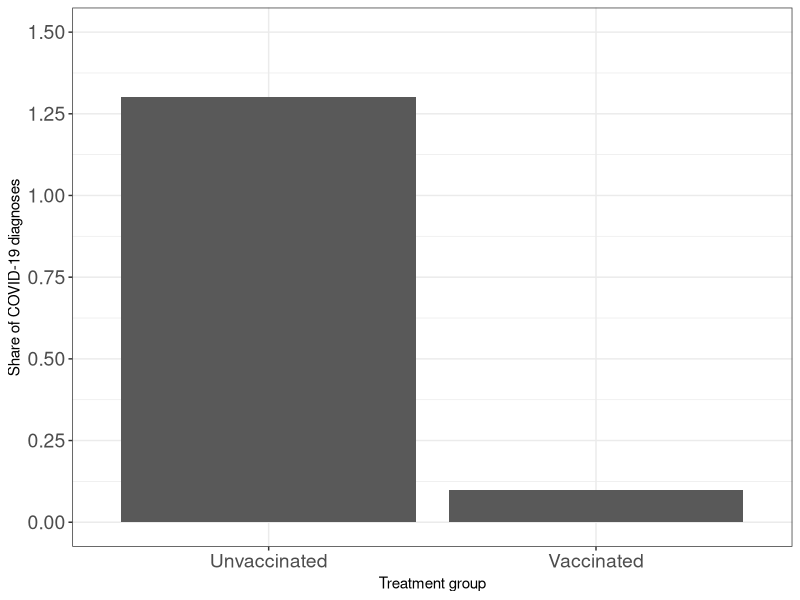
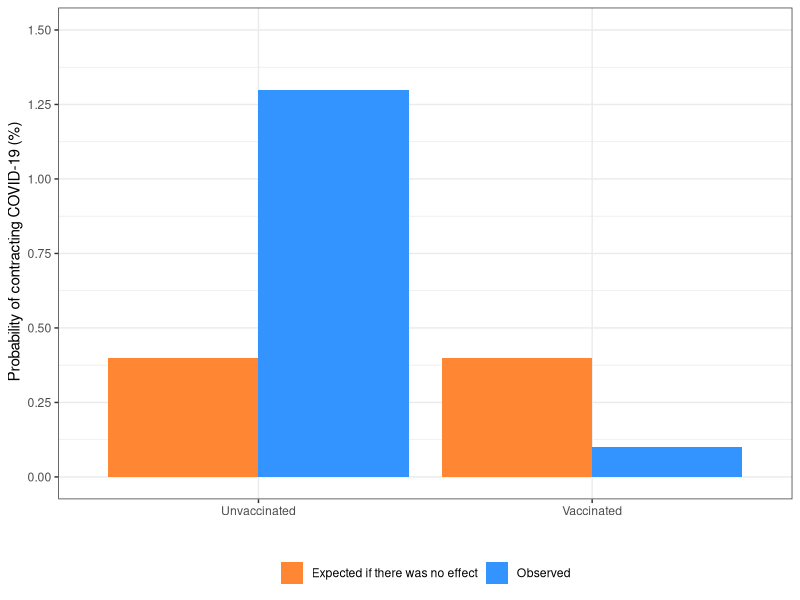
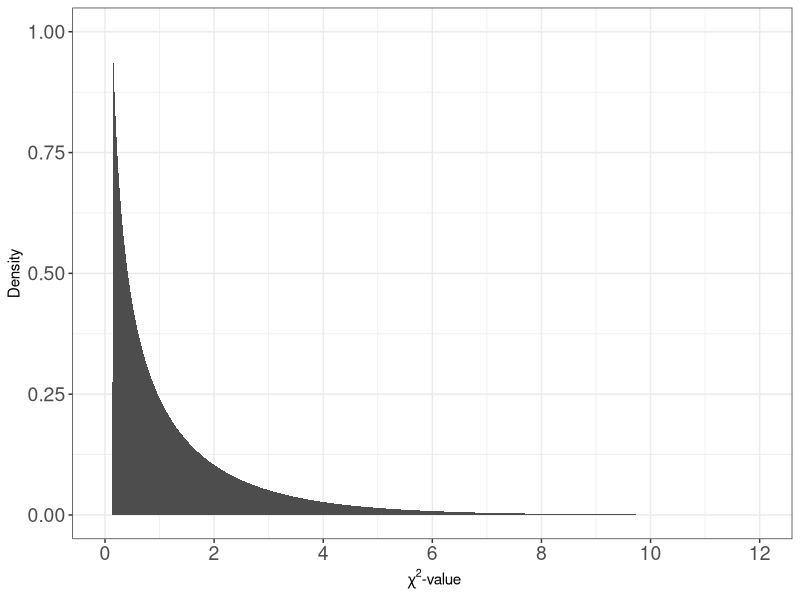
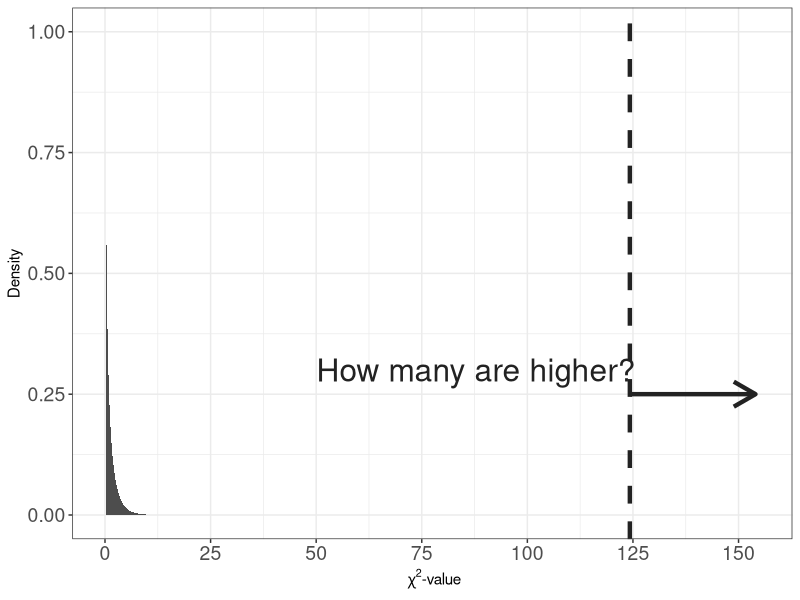
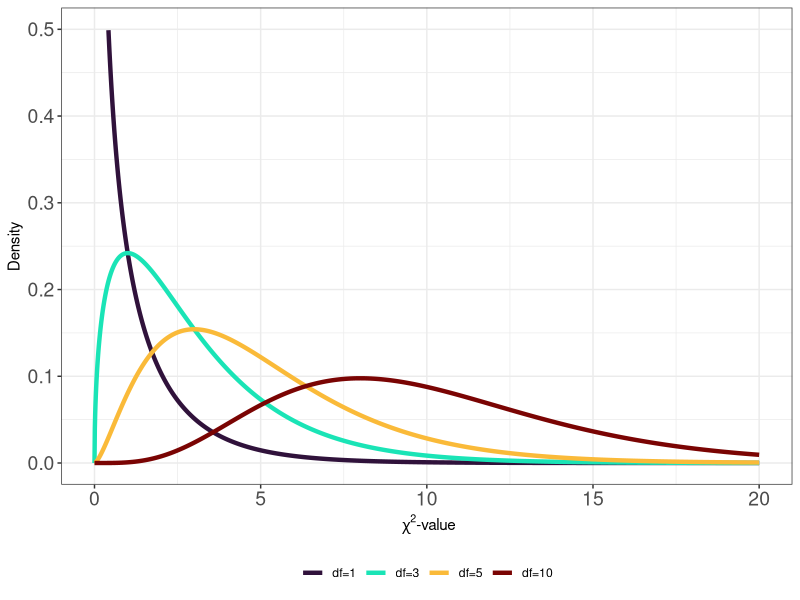
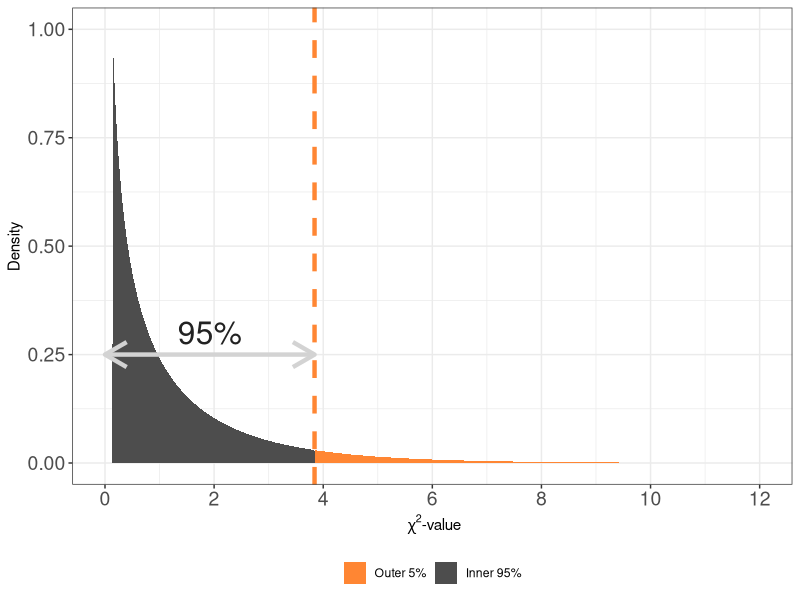
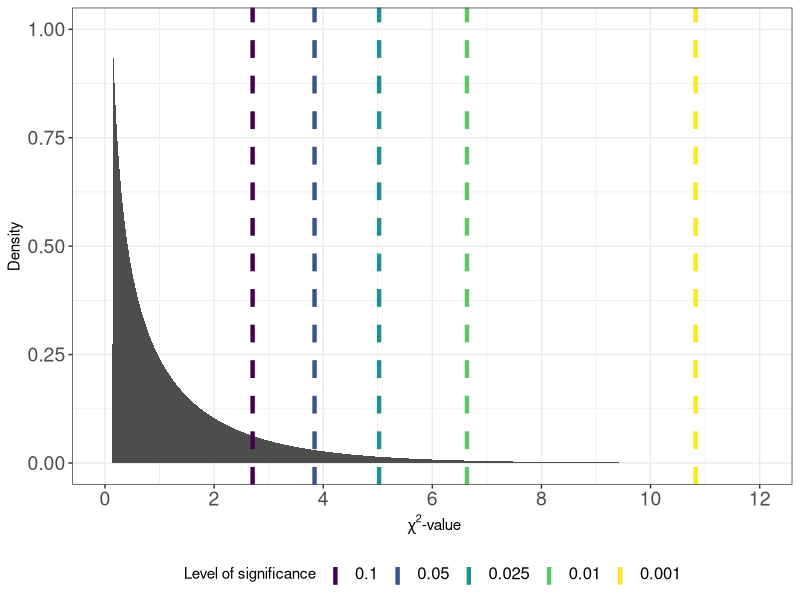
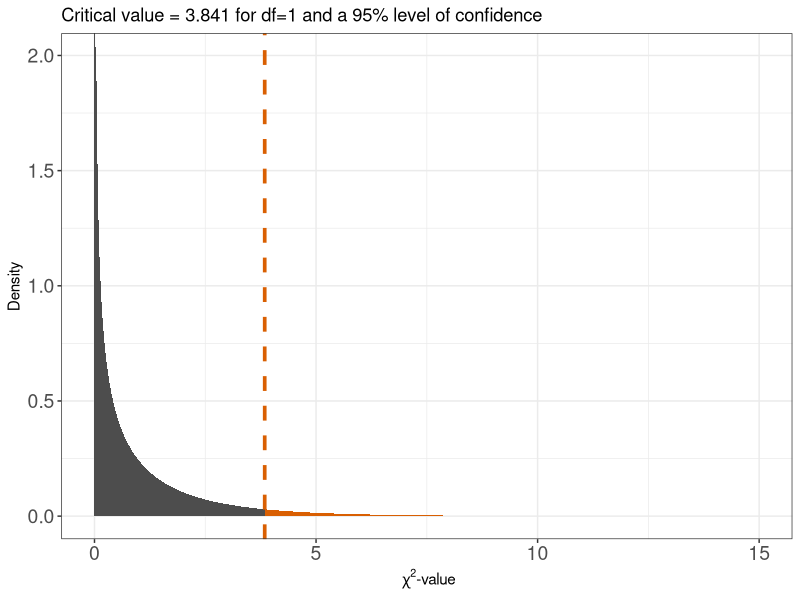

The R source for these figures, in order:

# Graphs & Tables, Kvantitativ forskningsmetode
###############################################

# Lecture 6: Tabular analysis & chi-squared test

library(tidyverse)
library(xtable)
library(viridis)

setwd("/Users/carloknotz/Documents/Work/Stavanger/Teaching/Statistics/Slides")

# Replication of Logunov et al., Sputnik V trial (Lancet 2021)
##############################################################
sputnik <- matrix(c(4840,62,14948,16), ncol = 2, byrow = T)

colnames(sputnik) <- c("Did not get COVID","Got COVID")
rownames(sputnik) <- c("Did not get vaccine","Got vaccine")

# Frequency table
freq <- as.table(t(sputnik))
freq <- addmargins(freq)

freq <- xtable(freq,
               caption = "Frequencies: Vaccine receipt and COVID-19 incidences",
               align = c("l","c","c","c"),
               digits = 0)

align(freq) <- xalign(freq)
digits(freq) <- xdigits(freq)
display(freq) <- xdisplay(freq)

print(freq,file="sputnik_freq.tex",table.placement = "h",booktabs = T,
      caption.placement="bottom")

# Percentages
propsput <- t(rbind(sputnik,sputnik[1,] + sputnik[2,]))
colnames(propsput) <- c("Did not get vaccine","Got vaccine","Sum")

prop <- 100*prop.table(propsput,2) # Column percentages
prop <- addmargins(prop, 1)

prop <- xtable(prop,
               caption = "Percentages: Vaccine receipt and COVID-19 incidences",
               align = c("l","c","c","c"),
               digits = 1)

align(prop) <- xalign(prop)
display(prop) <- xdisplay(prop)

print(prop,file="sputnik_prop.tex",table.placement = "h",booktabs = T,
      caption.placement="bottom",hline.after=c(-1, 0),
      add.to.row = list(pos = list(nrow(prop)),
                        command = paste0("\\bottomrule \n \\multicolumn{4}{l}",
                                       "{\\scriptsize{Note: Table shows column percentages.}} \n")))

# Percentages, graphically - w/ null result
data.frame(group = c("Unvaccinated","Vaccinated"),
           prob = c(1.3,0.1)) %>% 
  ggplot(aes(x=group,y=prob)) +
  geom_bar(stat = "identity") +
  scale_y_continuous(limits = c(0,1.5),
                     breaks = seq(0,1.5,.25)) +
  labs(y="Share of COVID-19 diagnoses",
       x = "Treatment group") +
  theme_bw() +
  theme(legend.position = "bottom",
        legend.title = element_blank(),
        axis.text = element_text(size=14))
ggsave("sputnik_probs.pdf")


# Percentages, graphically - w/ null result
data.frame(group = c("Unvaccinated","Vaccinated"),
                      prob = c(1.3,0.1),
           null = rep(0.4,2)) %>% 
  pivot_longer(cols = c("null","prob"),
               names_to = "result",
               values_to = "vals") %>% 
  ggplot(aes(x=group,y=vals,fill=result)) +
    geom_bar(stat = "identity", position = "dodge") +
    scale_y_continuous(limits = c(0,1.5),
                       breaks = seq(0,1.5,.25)) +
    scale_fill_manual(values = c("#ff8633","#3393ff"),
                      labels = c("Expected if there was no effect","Observed")) +
  labs(x="", y = " Probability of contracting COVID-19 (%)") +
  theme_bw() +
  theme(legend.position = "bottom",
        legend.title = element_blank())
  ggsave("sputnik_probs_null.pdf")

# Percentage difference
inc_untreat <- round((62/4902)*100, digits = 1) # incidence among untreated
inc_untreat

inc_treat <- round((16/14964)*100, digits = 1) # incidence among treated
inc_treat

inc_treat-inc_untreat # difference
round(inc_treat/inc_untreat, digits = 3)*100 # relative risk


# odds-ratio, using frequencies
base <- 78/19788
treat <- 16/14948 # odds in exposed group
place <- 62/4840 # odds in unexposed group

round(treat/place, digits = 3) # odds-ratio

round(1-(treat/place), digits = 3)*100 # efficacy

# odds-ration, using probabilities
base_prob <- 0.4/99.6
treat_prob <- 0.1/99.9
place_prob <- 1.3/98.7

treat_prob/place_prob
1-(treat_prob/place_prob)


# chi-square
Xsq <- chisq.test(sputnik, correct = F) 
  Xsq$observed
  Xsq$expected
  
# by hand:
c_1 <- (4840-4882.39)^2/4882.39
c_2 <- (62-19.61)^2/19.61
c_3 <- (14948-14904.14)^2/14904.14
c_4 <- (16-59.86)^2/59.86

round(c_1, digits = 3)
round(c_2, digits = 3)
round(c_3, digits = 3)
round(c_4, digits = 3)

chistat <- c_1 + c_2 + c_3 + c_4
chistat

# Exact p-value, computed chi-stat
pchisq(Xsq$statistic,
       df = 1,
       lower.tail = F)

# Exact p-value, chi-stat by hand
pchisq(124.266,
       df = 1,
       lower.tail = F)

# Generate chi-squared distributions
####################################
  
# df=1, shaded
data.frame(chisq = 0:7000 / 100) %>% 
  mutate(density = dchisq(x = chisq, df = 1)) %>% 
  mutate(within = ifelse(chisq>=3.841,"no","yes")) %>% 
  filter(chisq<=12) %>% 
  ggplot(aes(x=chisq,y=density)) +
  geom_area(fill="grey30") +
  scale_x_continuous(limits = c(0,12),
                     breaks = seq(0,12,2)) +
  scale_y_continuous(limits = c(0,1)) +
  ylab("Density") +
  xlab(~ paste(chi ^ 2, "-value")) +
  theme_bw() +
  theme(legend.position = "bottom",
        legend.title = element_blank(),
        axis.text = element_text(size=14))
  ggsave("chidist.pdf")

  
# df=1, with arrow for p-value
data.frame(chisq = 0:7000 / 100) %>% 
  mutate(density = dchisq(x = chisq, df = 1)) %>% 
  mutate(within = ifelse(chisq>=3.841,"no","yes")) %>% 
  filter(chisq<=12) %>% 
  ggplot(aes(x=chisq,y=density)) +
  geom_area(fill="grey30") +
  geom_vline(xintercept = 124.266, linetype = "dashed", color = "#222222", size=1.5) +
  annotate("segment",x=124.266,xend = 154,y=.25,yend = .25,
           color = "#222222", size = 1.5, arrow = arrow()) +
  annotate("text", x = 150-124.266/2, y=.3, label="How many are higher?", size = 8, color = "#222222") +
  scale_x_continuous(limits = c(0,155),
                     breaks = seq(0,150,25)) +
  scale_y_continuous(limits = c(0,1)) +
  ylab("Density") +
  xlab(~ paste(chi ^ 2, "-value")) +
  theme_bw() +
  theme(legend.position = "bottom",
        legend.title = element_blank(),
        axis.text = element_text(size=14))
  ggsave("chidist_pval.pdf",
         height = 10,
         width = 15,
         units = "cm")
  
  
# df=1:10
data.frame(chisq = 0:7000 / 100) %>% 
  mutate(df_01 = dchisq(x = chisq, df = 1),
         df_03 = dchisq(x = chisq, df = 3),
         df_05 = dchisq(x = chisq, df = 5),
         df_10 = dchisq(x = chisq, df = 10)) %>% 
  pivot_longer(cols = starts_with("df_"),
               names_to = "dist",
               values_to = "density") %>% 
  ggplot(aes(x=chisq,y=density,color=factor(dist))) +
    geom_line(size = 1.5) +
  scale_x_continuous(limits = c(0,20)) +
  scale_y_continuous(limits = c(0,.5)) +
  scale_color_viridis(discrete = T,option = "turbo",
                      labels = c("df=1","df=3","df=5","df=10")) +
  ylab("Density") +
  xlab(~ paste(chi ^ 2, "-value")) +
  theme_bw() +
  theme(legend.position = "bottom",
        legend.title = element_blank(),
        axis.text = element_text(size=14))
  ggsave("chidist_dfs.pdf")

  
  
# df=1, with 95% quantile shaded
data.frame(chisq = 0:7000 / 100) %>% 
  mutate(density = dchisq(x = chisq, df = 1)) %>% 
  mutate(within = ifelse(chisq>=3.841,"no","yes")) %>% 
  filter(chisq<=12) %>% 
  ggplot(aes(x=chisq,y=density,fill=within)) +
    geom_area() +
    geom_vline(xintercept = 3.841, color = "#ff8633",
               linetype = "dashed", size = 1.5) +
  annotate("segment",x=0,xend = 3.841,y=.25,yend = .25,
           color = "#d3d3d3", size = 1.5, arrow = arrow(ends = "both")) +
  annotate("text", x = 3.841/2, y=.3, label="95%", size = 8, color = "#222222") +
  scale_x_continuous(limits = c(0,12),
                     breaks = seq(0,12,2)) +
  scale_y_continuous(limits = c(0,1)) +
  scale_fill_manual(values = c("#ff8633","grey30"),
                    labels = c("Outer 5%","Inner 95%")) +
  ylab("Density") +
  xlab(~ paste(chi ^ 2, "-value")) +
  theme_bw() +
  theme(legend.position = "bottom",
        legend.title = element_blank(),
        axis.text = element_text(size=14))
  ggsave("chi_crit.pdf")
  
  
# Different thresholds indicated
data.frame(chisq = 0:7000 / 100) %>% 
  mutate(density = dchisq(x = chisq, df = 1)) %>% 
  filter(chisq<=12) %>% 
  ggplot(aes(x=chisq,y=density)) +
  geom_area(fill = "grey30") +
  geom_vline(aes(xintercept = 2.706, color = "0.1"),
             linetype = "dashed", size = 1.5) +
  geom_vline(aes(xintercept = 3.841, color = "0.05"),
             linetype = "dashed", size = 1.5) +
  geom_vline(aes(xintercept = 5.024, color = "0.025"),
             linetype = "dashed", size = 1.5) +
  geom_vline(aes(xintercept = 6.635, color = "0.01"),
             linetype = "dashed", size = 1.5) +
  geom_vline(aes(xintercept = 10.828, color = "0.001"),
             linetype = "dashed", size = 1.5) +
  scale_x_continuous(limits = c(0,12),
                     breaks = seq(0,12,2)) +
  scale_y_continuous(limits = c(0,1)) +
  scale_color_viridis(discrete = T,guide = guide_legend(reverse = T),
                      direction = -1) +
  ylab("Density") +
  xlab(~ paste(chi ^ 2, "-value")) +
  labs(color = "Level of significance") +
  theme_bw() +
  theme(legend.position = "bottom",
        legend.text = element_text(size=12),
        axis.text = element_text(size=14))
  ggsave("chi_diffsig.pdf")
  
pdf("chi_crit.pdf")
dist <- rchisq(10000,1)
  dens <- density(dist)
  plot(dens,xlim = c(0,12),
       main = "", xlab = expression(chi^2-value))
  value <- 3.841
  polygon(c(dens$x[dens$x >= value ], value),
          c(dens$y[dens$x >= value ], 0),
          col = "#ff8633",
          border = 1)
  polygon(c(dens$x[dens$x < value ], value),
          c(dens$y[dens$x < value ], 0),
          col = "grey30",
          border = 1)
  abline(v=value,col = "#ff8633",lty=2, lwd=3)
  dev.off()

# Larger table
##############
  
ltab <- matrix(c(587,398,116,423,756,178,265,934,512), ncol = 3, byrow = T)
  
ltab  

colnames(ltab) <- c("Y_1","Y_2","Y_3")
rownames(ltab) <- c("X_1","X_2","X_3")

# Frequency table
ltab <- as.table(ltab)

ltab <- xtable(ltab,
               caption = "A fictional 3x3 table",
               align = c("l","c","c","c"),
               digits = 0)

align(ltab) <- xalign(ltab)
digits(ltab) <- xdigits(ltab)
display(ltab) <- xdisplay(ltab)

print(ltab,file="largertab.tex",table.placement = "h",booktabs = T,
      caption.placement="bottom")
  

# Exercise solutions, as graphs
###############################

# Case 1
nrow  <-  2
ncol <- 2

df <- (nrow-1)*(ncol-1)
siglev <-  0.95
xmax <- 15

ggplot(NULL, aes(c(0,xmax))) + 
  geom_area(stat = "function", fun = dchisq, fill = "grey30", xlim = c(0, qchisq(siglev, df=df)), args = list(df=df)) +
  geom_area(stat = "function", fun = dchisq, fill = "#d95f02", xlim = c(qchisq(siglev, df=df), xmax), args = list(df=df)) +
  geom_vline(xintercept = qchisq(siglev, df=df), color = "#d95f02", linetype = "dashed", size = 1.25) +
  labs(y = "Density",
       title = paste0("Critical value = ",round(qchisq(siglev, df=df),digits = 3)," for df=",df," and a ",100*siglev,"% level of confidence")) +
  xlab(~ paste(chi ^ 2, "-value")) +
  theme_bw() +
  theme(axis.text = element_text(size=14))
  ggsave("chi_case1.pdf")

# Case 2
nrow  <-  4
ncol <- 6

df <- (nrow-1)*(ncol-1)
siglev <- 0.99
xmax <- 40

ggplot(NULL, aes(c(0,xmax))) + 
  geom_area(stat = "function", fun = dchisq, fill = "grey30", xlim = c(0, qchisq(siglev, df=df)), args = list(df=df)) +
  geom_area(stat = "function", fun = dchisq, fill = "#d95f02", xlim = c(qchisq(siglev, df=df), xmax), args = list(df=df)) +
  geom_vline(xintercept = qchisq(siglev, df=df), color = "#d95f02", linetype = "dashed", size = 1.25) +
  labs(y = "Density",
       title = paste0("Critical value = ",round(qchisq(siglev, df=df),digits = 3)," for df=",df," and a ",100*siglev,"% level of confidence")) +
  xlab(~ paste(chi ^ 2, "-value")) +
  theme_bw() +
  theme(axis.text = element_text(size=14))
ggsave("chi_case2.pdf")

# Case 3
nrow  <-  12
ncol <- 3

df <- (nrow-1)*(ncol-1)
siglev <- 0.90
xmax <- 50

ggplot(NULL, aes(c(0,xmax))) + 
  geom_area(stat = "function", fun = dchisq, fill = "grey30", xlim = c(0, qchisq(siglev, df=df)), args = list(df=df)) +
  geom_area(stat = "function", fun = dchisq, fill = "#d95f02", xlim = c(qchisq(siglev, df=df), xmax), args = list(df=df)) +
  geom_vline(xintercept = qchisq(siglev, df=df), color = "#d95f02", linetype = "dashed", size = 1.25) +
  labs(y = "Density",
       title = paste0("Critical value = ",round(qchisq(siglev, df=df),digits = 3)," for df=",df," and a ",100*siglev,"% level of confidence")) +
  xlab(~ paste(chi ^ 2, "-value")) +
  theme_bw() +
  theme(axis.text = element_text(size=14))
ggsave("chi_case3.pdf")







